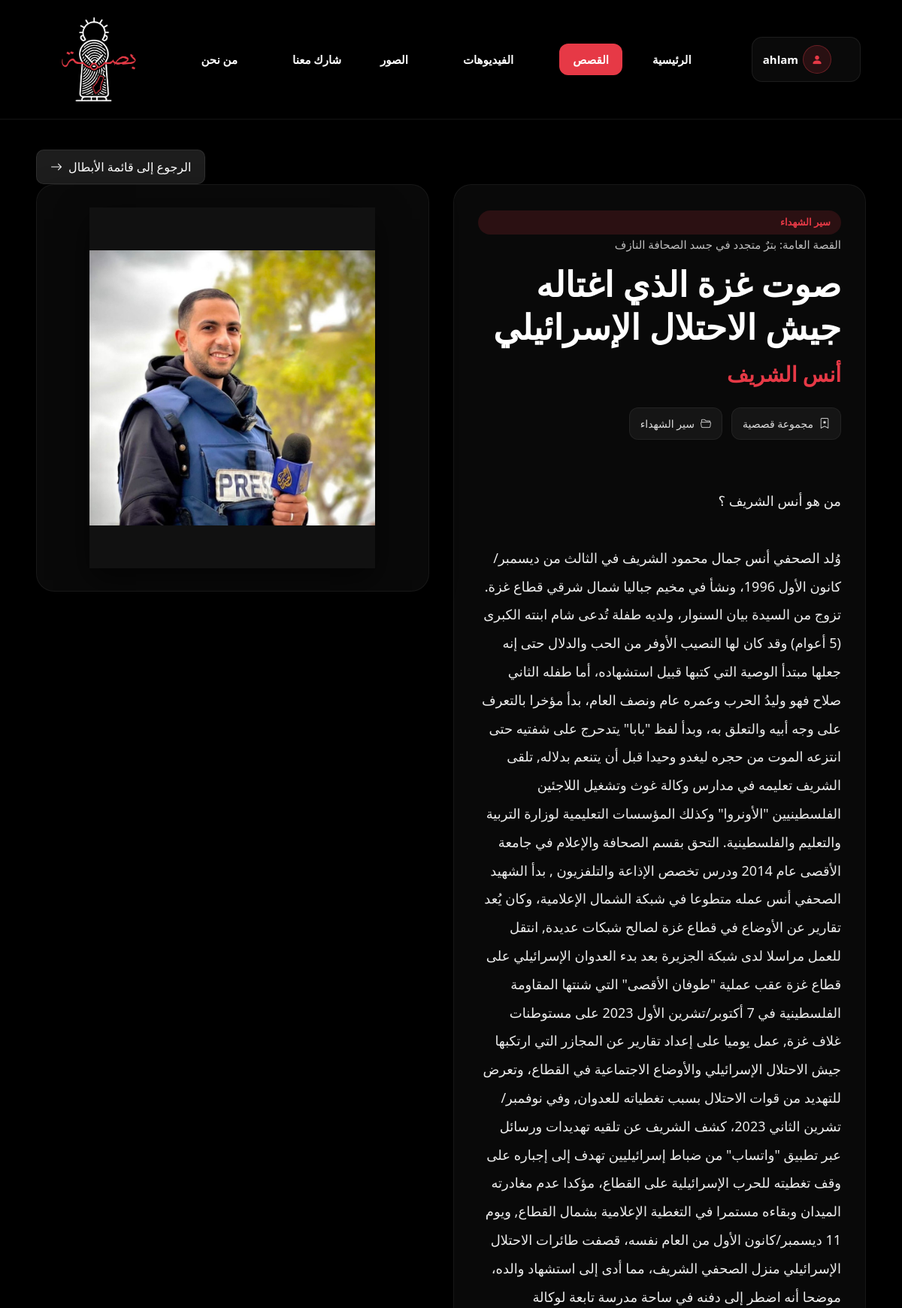
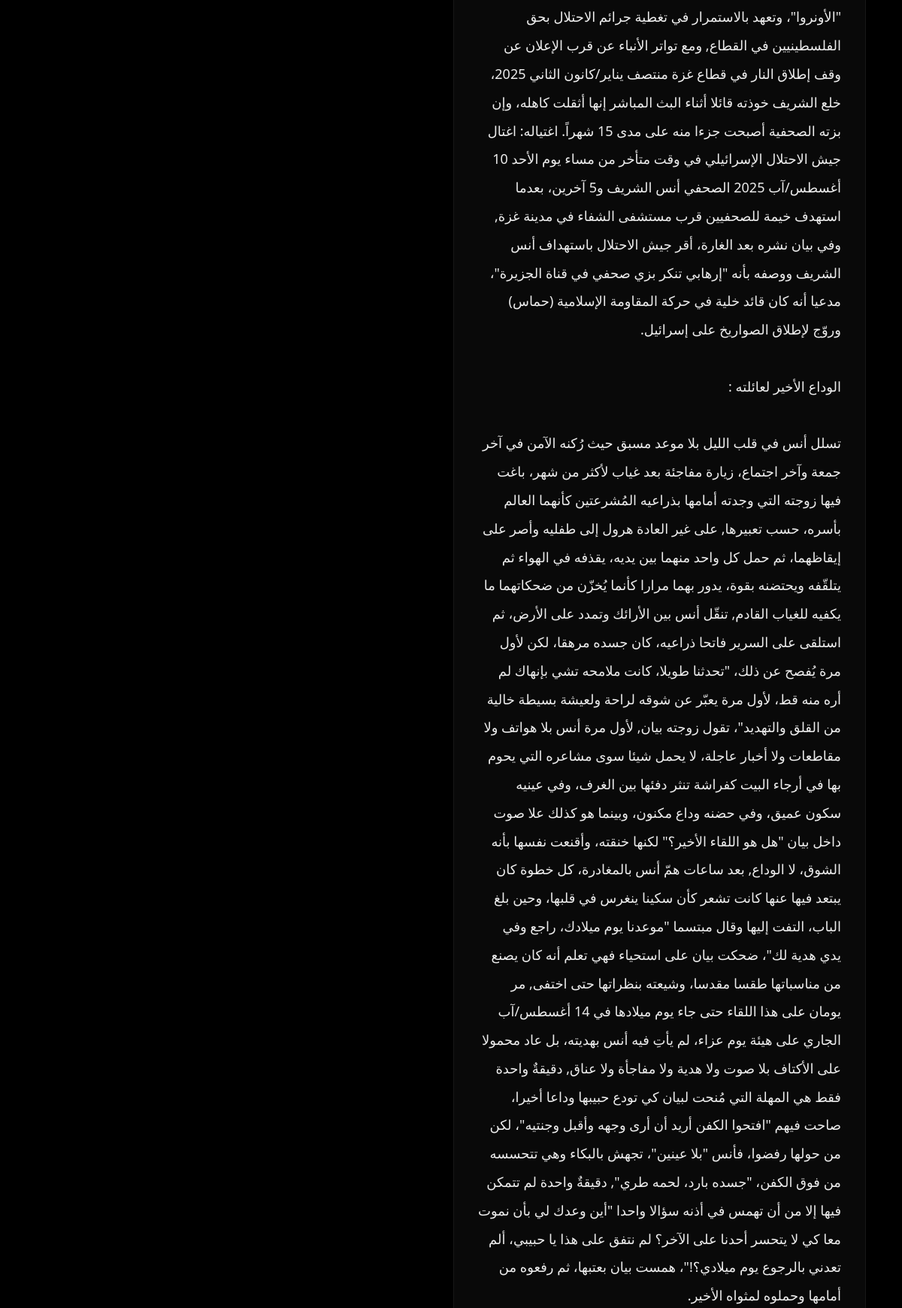
/admin/viewHero.php?id=1&story_id=12 (signed in, upper part), run on the app's committed database (2 pictures, top to bottom).
### tables this page shows
CREATE TABLE `Story` (
  `id` int(11) NOT NULL,
  `story_id` int(11) DEFAULT NULL,
  `heroName` varchar(100) DEFAULT NULL,
  `details` text DEFAULT NULL,
  `image` varchar(255) DEFAULT NULL,
  `title` varchar(255) DEFAULT NULL
);

CREATE TABLE `Stories` (
  `id` int(11) NOT NULL,
  `title` varchar(255) NOT NULL,
  `categoryName` varchar(100) NOT NULL,
  `description` text DEFAULT NULL,
  `story_type` enum('single','multiple') NOT NULL DEFAULT 'single'
);

### admin/viewHero.php (the view, shortened to what this page needs)
<?php
include '../dbConnection.php';
$adminName = $_SESSION['username'] ?? 'Admin';
$hero_id = (int) $_GET['id'];
$story_id = (int) $_GET['story_id'];
$query = "SELECT Story.*, Stories.title AS mainStoryTitle, Stories.categoryName, Stories.story_type
          FROM Story
          INNER JOIN Stories ON Story.story_id = Stories.id
          WHERE Story.id = $hero_id AND Story.story_id = $story_id
          LIMIT 1";
$result = mysqli_query($conn, $query);
$hero = mysqli_fetch_assoc($result);
?>
<!DOCTYPE html>
<html lang="ar" dir="ltr">
<head>
    <link href="https://cdn.jsdelivr.net/npm/bootstrap@5.3.2/dist/css/bootstrap.min.css" rel="stylesheet">
    <link href="https://cdn.jsdelivr.net/npm/bootstrap-icons@1.11.3/font/bootstrap-icons.css" rel="stylesheet">
    <link rel="stylesheet" href="../assets/css/navbar.css">
    <link rel="stylesheet" href="../assets/css/admin.css">
</head>
<body class="be-light">
    <nav class="navbar navbar-expand-md navbar-dark bg-dark shadow">
        <div class="container">
            <div class="navbar-left">
                <a class="navbar-brand m-0 me-4" href="#">
                    <img src="../assets/images/logos/basmah.png" alt="logo" height="100" width="150">
                </a>
            </div>
            <div class="navbar-center">
                <div class="collapse navbar-collapse justify-content-center" id="navbarNav">
                    <ul class="navbar-nav gap-lg-6 mobile-menu-list">
                        <li class="nav-item dropdown">
                            <a class="nav-link dropdown-toggle text-white" href="#" role="button"
                                data-bs-toggle="dropdown">
                                من نحن
                            </a>
                        </li>
                        <li class="nav-item">
                            <a class="nav-link text-white" href="adminShareForm.php">شارك معنا</a>
                        </li>
                        <li class="nav-item dropdown">
                            <a class="nav-link dropdown-toggle text-white" href="#" role="button"
                                data-bs-toggle="dropdown">
                                الصور
                            </a>
                        </li>
                        <li class="nav-item dropdown">
                            <a class="nav-link dropdown-toggle text-white" href="#" role="button"
                                data-bs-toggle="dropdown">
                                الفيديوهات
                            </a>
                        </li>
                        <li class="nav-item active">
                            <a class="nav-link active" href="#">القصص</a>
                        </li>
                        <li class="nav-item">
                            <a class="nav-link" href="adminDash.php">الرئيسية</a>
                        </li>
                    </ul>
                </div>
            </div>
            <div class="navbar-right">
                <div class="nav-item dropdown admin-menu">
                    <a class="nav-link dropdown-toggle text-white" href="#" role="button" data-bs-toggle="dropdown">
                        <span class="admin-name"><?php echo htmlspecialchars($adminName); ?></span>
                        <span class="admin-icon-wrap">
                            <i class="bi bi-person-fill"></i>
                        </span>
                    </a>
                </div>
            </div>
        </div>
    </nav>
    <div class="page-container">
        <a href="storyPersons.php?story_id=<?php echo $story_id; ?>" class="btn-back">
            <i class="bi bi-arrow-right"></i>
            الرجوع إلى قائمة الأبطال
        </a>
        <div class="hero-layout">
            <div class="hero-image-card">
                <img src="../uploads/uploadsStoriesPhoto/<?php echo htmlspecialchars($hero['image']); ?>"
                    alt="hero image">
            </div>
            <div class="hero-content-card">
                <span class="story-badge"><?php echo htmlspecialchars($hero['categoryName']); ?></span>
                <div class="main-story-title">
                    القصة العامة: <?php echo htmlspecialchars($hero['mainStoryTitle']); ?>
                </div>
                <?php if (!empty($hero['title'])): ?>
                <h1 class="hero-title"><?php echo htmlspecialchars($hero['title']); ?></h1>
                <?php else: ?>
                <h1 class="hero-title">قصة إنسانية موثقة</h1>
                <?php endif; ?>
                <div class="hero-name">
                    <?php echo htmlspecialchars($hero['heroName']); ?>
                </div>
                <div class="hero-meta">
                    <div class="meta-item">
                        <i class="bi bi-bookmark-star"></i>
                        <?php echo ($hero['story_type'] === 'single') ? 'قصة فردية' : 'مجموعة قصصية'; ?>
                    </div>
                    <div class="meta-item">
                        <i class="bi bi-folder2-open"></i>
                        <?php echo htmlspecialchars($hero['categoryName']); ?>
                    </div>
                </div>
                <div class="hero-details">
                    <?php echo nl2br(htmlspecialchars($hero['details'])); ?>
                </div>
            </div>
        </div>
    </div>
</body>
</html>

### assets/css/navbar.css (style rules this page uses)
.navbar { background: #000 !important; border-bottom: 1px solid rgba(255, 255, 255, 0.08); padding: 14px 0; }
.navbar .container { display: flex; align-items: center; justify-content: space-between; gap: 20px; }
.navbar .navbar-brand img { width: 180px; height: 120px; object-fit: contain; }
.navbar .navbar-nav { align-items: center; gap: 28px; }
.navbar .nav-link { color: #fff !important; font-size: 15px; font-weight: 600; display: flex; align-items: center; gap: 6px; transition: 0.3s; padding: 10px 12px !important; border-radius: 10px; }
.navbar .nav-link.active { background: #e63946; color: #fff !important; border-radius: 12px; padding: 10px 18px !important; }
.navbar-left, .navbar-right { width: 180px; display: flex; align-items: center; }
.navbar-left { justify-content: flex-start; }
.navbar-right { justify-content: flex-end; gap: 15px; }
.navbar-center { flex: 1; display: flex; justify-content: center; }
.navbar-center .navbar-collapse { justify-content: center; }
.navbar-nav { margin: 0 !important; }
.navbar .dropdown-toggle::after { border: none; content: "\F282"; font-family: "bootstrap-icons"; font-size: 12px; opacity: 0; transition: 0.35s ease; }
.admin-menu .nav-link { background: rgba(255, 255, 255, 0.04); border: 1px solid rgba(255, 255, 255, 0.08); padding: 10px 14px !important; border-radius: 14px; }
.admin-icon-wrap { width: 38px; height: 38px; border-radius: 50%; display: flex; align-items: center; justify-content: center; background: rgba(230, 57, 70, 0.14); border: 1px solid rgba(230, 57, 70, 0.35); color: #e63946; flex-shrink: 0; }
.admin-name { color: #fff; font-weight: 700; font-size: 15px; max-width: 90px; white-space: nowrap; overflow: hidden; text-overflow: ellipsis; }
.admin-menu .dropdown-toggle::after { margin-right: 6px; margin-left: 0; }

### assets/css/admin.css (style rules this page uses)
* { margin: 0; padding: 0; box-sizing: border-box; }
html, body { height: 100%; width: 100%; background-color: black; }
.container { padding-right: 25px; }
.page-container { width: 92%; max-width: 1350px; margin: 40px auto; }
.btn-back { background: #1d1d1d; border: 1px solid rgba(255, 255, 255, 0.08); color: white; padding: 10px 18px; border-radius: 10px; text-decoration: none; transition: 0.3s; display: inline-flex; align-items: center; gap: 8px; }
.story-badge { display: inline-block; background: rgba(230, 57, 70, 0.15); color: #e63946; padding: 6px 14px; border-radius: 20px; font-size: 13px; font-weight: bold; }
.hero-title { font-size: 46px; line-height: 1.25; font-weight: bold; margin-bottom: 12px; color: #fff; }
.hero-name { font-size: 28px; color: #e63946; font-weight: bold; margin-bottom: 24px; }
.hero-meta { display: flex; flex-wrap: wrap; gap: 12px; margin-bottom: 26px; }
.meta-item { background: #151515; border: 1px solid rgba(255, 255, 255, 0.06); color: #ddd; padding: 10px 14px; border-radius: 12px; font-size: 14px; display: inline-flex; align-items: center; gap: 8px; }
.hero-details { color: #ededed; font-size: 18px; line-height: 2.1; white-space: pre-line; margin-bottom: 30px; }
.hero-layout { display: grid; grid-template-columns: 1fr 1.05fr; gap: 32px; align-items: stretch; }
.hero-image-card, .hero-content-card { background: rgba(10, 10, 10, 0.94); border: 1px solid rgba(255, 255, 255, 0.06); border-radius: 24px; overflow: hidden; box-shadow: 0 12px 35px rgba(0, 0, 0, 0.35); }
.hero-image-card { position: sticky; top: 100px; display: flex; align-items: center; justify-content: center; padding: 30px; height: fit-content; }
.hero-image-card img { width: 100%; max-width: 380px; height: 480px; object-fit: contain; background: #111; display: block; border-radius: 0px; border: 0px solid rgba(255, 255, 255, 0.08); box-shadow: 0 15px 40px rgba(0, 0, 0, 0.6); transition: 0.4s; }
.hero-content-card { direction: rtl; text-align: right; padding: 34px 32px; display: flex; flex-direction: column; justify-content: center; }
.main-story-title { color: #bdbdbd; font-size: 15px; margin-bottom: 10px; line-height: 1.8; }

### data on the page
story: image (picture), story.categoryName "سير الشهداء", story.title "بترٌ متجدد في جسد الصحافة النازف", title "صوت غزة الذي اغتاله جيش الاحتلال الإسرائيلي", heroName "أنس الشريف", details "من هو أنس الشريف ؟ وُلد الصحفي أنس جمال محمود الشريف في الثالث من ديسمبر/كانون الأول 1996، ونشأ في مخيم جباليا شمال شرقي قطاع غزة. تزوج من السيدة بيان السنوار، ولديه طفلة تُدعى شام ابنته الكبرى (5 أعوام) وقد كان لها النصيب الأوفر من الحب والدلال حتى إنه جعلها مبتدأ الوصية التي كتبها قبيل استشهاده، أما طفله الثاني صلاح فهو وليدُ الحرب وعمره عام ونصف العام، بدأ مؤخرا بالتعرف على وجه أبيه والتعلق به، وبدأ لفظ \"بابا\" يتدحرج على شفتيه حتى انتزعه الموت من حجره ليغدو وحيدا قبل أن يتنعم بدلاله, تلقى الشريف تعليمه في مدارس وكالة غوث وتشغيل اللاجئين الفلسطينيين \"الأونروا\" وكذلك المؤسسات التعليمية لوزارة التربية والتعليم والفلسطينية. التحق بقسم الصحافة والإعلام في جامعة الأقصى عام 2014 ودرس تخصص…"

### other printed values
$adminName "ahlam"
